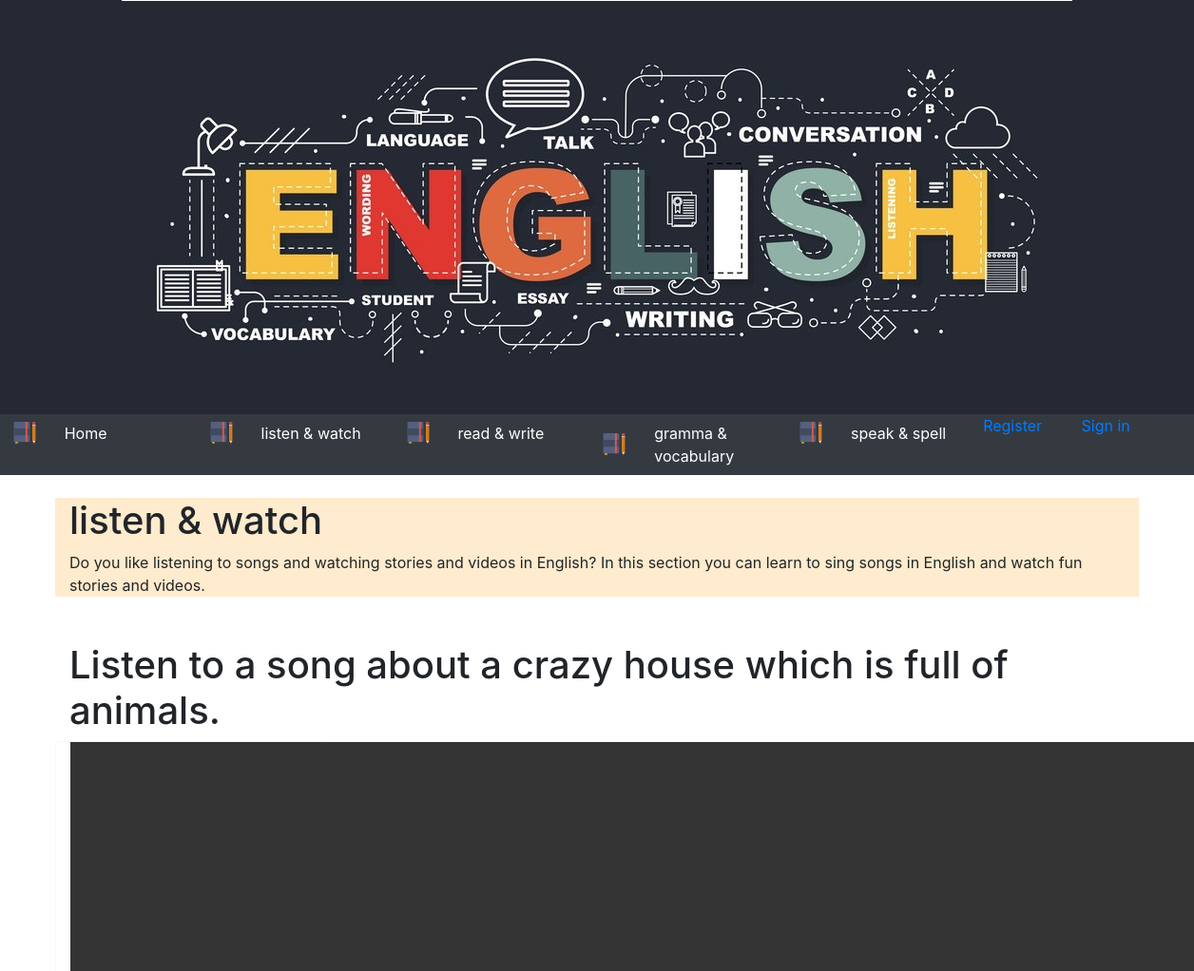
The app's page /view_lession.php?CAT_ID=1&LESSON_ID=4 (upper part), older data.
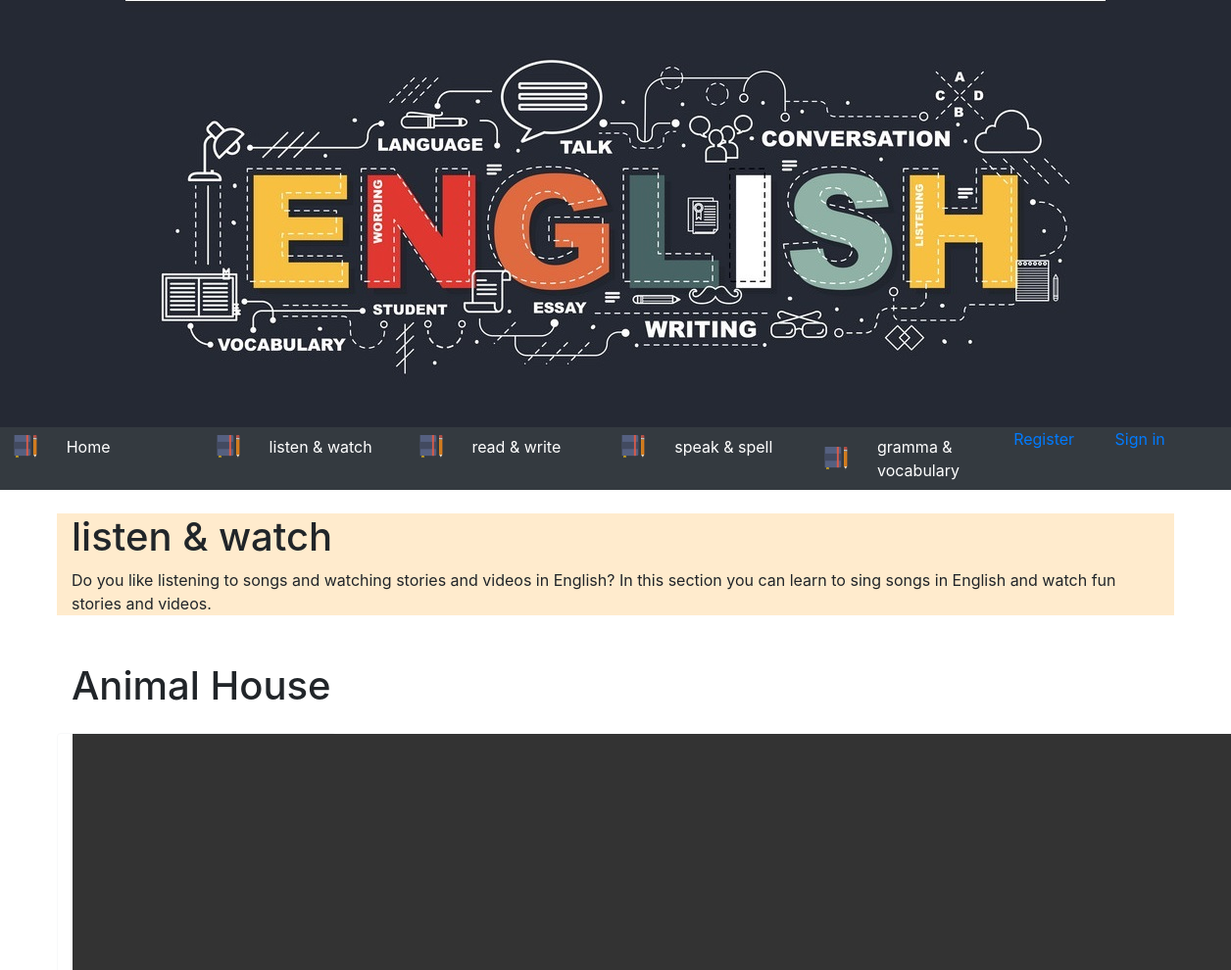
The same page, newer data.
### tables this page shows
CREATE TABLE LESSON(
    LESSON_ID INTEGER NOT NULL PRIMARY KEY AUTO_INCREMENT,
    INTRO_IMG TINYTEXT,
    LESSON_CONTENT TINYTEXT,
    LINK TINYTEXT,
    CAT_ID INTEGER,
    CONSTRAINT FK_CAT FOREIGN KEY (CAT_ID) REFERENCES CATEGORIES (CAT_ID)
);

### Code/php/categories_management.php (called while the page is built, shortened)
<?php
function get_id_name_categories() {
        $sql    = 'SELECT CAT_NAME,CAT_ID FROM CATEGORIES';
        $result = $GLOBALS['conn']->query($sql);
        $catTittle = array();
        if ($result->num_rows > 0) {
            while ($row = $result->fetch_assoc()) {
                array_push($catTittle,$row['CAT_ID'],$row['CAT_NAME']);
            }
        }
        return $catTittle;
}
?>

### Code/php/connection.php (called while the page is built, shortened)
<?php
function check_connection() {
    $servername = "localhost";
    $username   = "root";
    $password   = "";
    $dbname     = "btpm";
    return true;
}
?>

### view_lession.php (the view, shortened to what the changed rows need)
<?php
include('Code/php/connection.php');
include('Code/php/categories_management.php');
?>
<!DOCTYPE html>
<html lang="en">
<head>
    <link rel="stylesheet" href="bootstrap/css/bootstrap.min.css">
    <link rel="stylesheet" href="myCss.css">
</head>
<body>
    <nav class="container-fluid bg-dark">
        <div class="row">
            <ul class="nav mr-auto col-12" id="nav-tab">
            <?php $id_name = get_id_name_categories(); ?>
                <li class="nav-item col-2">
                    <div class="row">
                        <img class="mx-auto my-auto d-block navicon-size" src="notebook.png">
                        <?php echo '<a class="col-9 nav-link my-auto text-white" href="./view_tab.php?cat_id='.$id_name[4].'"> '.$id_name[5].'</a>' ?>
                </li>
                <li class="nav-item col-2">
                    <div class="row">
                        <img class="mx-auto my-auto d-block navicon-size" src="notebook.png">
                        <?php echo '<a class="col-9 nav-link my-auto text-white" href="./view_tab.php?cat_id='.$id_name[6].'"> '.$id_name[7].'</a>' ?>
                    </div>
                </li>
            </ul>
        </div>
    </nav>
<br>
   <?php
   if (check_connection() === true) {
       $sql    = 'SELECT * FROM CATEGORIES WHERE CAT_ID='.$_GET['CAT_ID'].'';
       $result = $GLOBALS['conn']->query($sql);
       if ($result->num_rows > 0) {
        while($row = $result->fetch_assoc()){
            echo '<div class = "container intro"><h1>'.$row["CAT_NAME"].'</h1><div style="word-wrap:brea-word;">'.$row["CAT_CONTENT"].'</div></div>';
        }
       }
        else {
            echo "0 results";
        }
   }
   ?>
    <br>
    <br>
    <div class="container">
    <div class="row row-eq-height">
    <?php
    if (check_connection() === true) {
       $sql    = 'SELECT * FROM LESSON WHERE LESSON_ID='.$_GET['LESSON_ID'].'';
       $result = $GLOBALS['conn']->query($sql);
       if ($result->num_rows > 0) {
        while($row = $result->fetch_assoc()){
            echo '
            <div class = "container">
            <h1>'.$row["LESSON_CONTENT"].'</h1></div>
            <br>
            <br>
            <br>
            ';
            if ($row["CAT_ID"]==2)
            {
                echo '
                <div class="col-3 border border-light rounded overflow-auto d-flex flex-column">
                    <img width="1200" src="'.$row["LINK"].'">
                    <br>
                    <br>
                </div>
                        ';
            }
            else
            {
                echo '
                <div class="col-3 border border-light rounded overflow-auto d-flex flex-column">
                    <video width="1200" height="700" controls autoplay>
                    <source src="'.$row["LINK"].'" type="video/mp4">
                    </video>
                    <br>
                    <br>
                </div>
                        ';
            }
        }
       }
        else {
            echo "0 results";
        }
   }
    ?>
    </div>
    </div>
   <br>
    <br>
    <br>
</body>
</html>

Row changes from the older to the newer data that the page shows:
changed lesson: LESSON_CONTENT "Listen to a song about a crazy house which is full of animals." → "Animal House"
Text that changed along with them:
$id_name[5]: "gramma & vocabulary" → "speak & spell"
$id_name[7]: "speak & spell" → "gramma & vocabulary"
